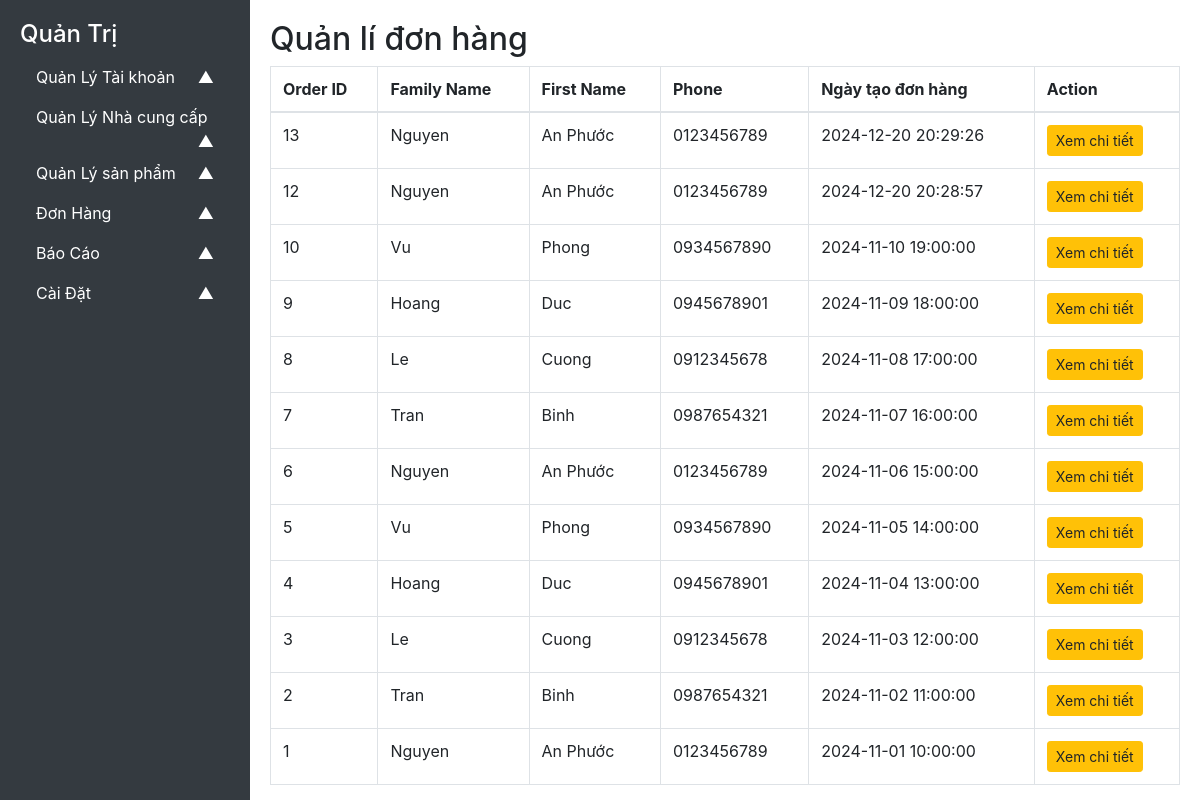
The page /admin/manage-order.php on the database its author committed.
### tables this page shows
CREATE TABLE IF NOT EXISTS `order` (
  `id` bigint(20) NOT NULL AUTO_INCREMENT,
  `customer_id` bigint(20) NOT NULL,
  `datetime` datetime NOT NULL,
  PRIMARY KEY (`id`),
  KEY `customer_id` (`customer_id`)
);

CREATE TABLE IF NOT EXISTS `user` (
  `id` bigint(20) NOT NULL AUTO_INCREMENT,
  `username` varchar(50) NOT NULL,
  `password` varchar(500) NOT NULL,
  `familyname` varchar(100) NOT NULL,
  `firstname` varchar(100) NOT NULL,
  `phone` varchar(50) NOT NULL,
  `email` varchar(100) NOT NULL,
  PRIMARY KEY (`id`)
);

### admin/manage-order.php (the view, shortened to what this page needs)
<?php
include 'db.php';
include 'sidebar.php';
$result = $conn->query("SELECT `order`.id, `user`.`familyname`,`user`.`firstname`,`user`.`phone`, `order`.datetime
FROM `order`
JOIN `user` ON `order`.customer_id = `user`.id
ORDER BY `order`.datetime desc
");
?>
<!DOCTYPE html>
<html lang="vi">
<head>
  <link rel="stylesheet" href="https://stackpath.bootstrapcdn.com/bootstrap/4.5.2/css/bootstrap.min.css">
</head>
<body>
  <div class="content">
    <h2>Quản lí đơn hàng</h2>
    <table class="table table-bordered">
      <thead>
        <tr>
          <th>Order ID</th>
          <th>Family Name</th>
          <th>First Name</th>
          <th>Phone</th>
          <th>Ngày tạo đơn hàng</th>
          <th>Action</th>
        </tr>
      </thead>
      <tbody>
        <?php while ($order = $result->fetch_assoc()) { ?>
          <tr>
            <td><?php echo $order['id']; ?></td>
            <td><?php echo $order['familyname']; ?></td>
            <td><?php echo $order['firstname']; ?></td>
            <td><?php echo $order['phone']; ?></td>
            <td><?php echo $order['datetime']; ?></td>
            <td>
              <a class="btn btn-warning btn-sm" href="detail-order.php?id=<?php echo $order['id']; ?>">Xem chi tiết</a>
            </td>
          </tr>
        <?php } ?>
      </tbody>
    </table>
  </div>
</body>
</html>

### admin/manage-order.php (style rules this page uses)
body { display: flex; height: 100vh; margin: 0; }
.content { margin-left: 250px; padding: 20px; flex-grow: 1; }

### rows shown on the page
order: id "13", customer.familyname "Nguyen", customer.firstname "An Phước", customer.phone "0123456789", datetime "2024-12-20 20:29:26"
order: id "12", customer.familyname "Nguyen", customer.firstname "An Phước", customer.phone "0123456789", datetime "2024-12-20 20:28:57"
order: id "10", customer.familyname "Vu", customer.firstname "Phong", customer.phone "0934567890", datetime "2024-11-10 19:00:00"
order: id "9", customer.familyname "Hoang", customer.firstname "Duc", customer.phone "0945678901", datetime "2024-11-09 18:00:00"
order: id "8", customer.familyname "Le", customer.firstname "Cuong", customer.phone "0912345678", datetime "2024-11-08 17:00:00"
order: id "7", customer.familyname "Tran", customer.firstname "Binh", customer.phone "0987654321", datetime "2024-11-07 16:00:00"
order: id "6", customer.familyname "Nguyen", customer.firstname "An Phước", customer.phone "0123456789", datetime "2024-11-06 15:00:00"
order: id "5", customer.familyname "Vu", customer.firstname "Phong", customer.phone "0934567890", datetime "2024-11-05 14:00:00"
order: id "4", customer.familyname "Hoang", customer.firstname "Duc", customer.phone "0945678901", datetime "2024-11-04 13:00:00"
order: id "3", customer.familyname "Le", customer.firstname "Cuong", customer.phone "0912345678", datetime "2024-11-03 12:00:00"
order: id "2", customer.familyname "Tran", customer.firstname "Binh", customer.phone "0987654321", datetime "2024-11-02 11:00:00"
order: id "1", customer.familyname "Nguyen", customer.firstname "An Phước", customer.phone "0123456789", datetime "2024-11-01 10:00:00"
